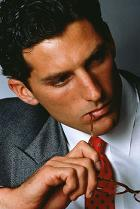
#> input picture assignment-3-pca-lda/men_clothing/n03746330_1092.JPEG, 140 x 209 px; its folder holds 4 pictures in this run
$ jupyter execute --allow-errors 'Assignment 3 - Maching Learning Fashionista.ipynb'
#> lines starting #> are read from the running program, lines starting #| are printed output that depends on the picture
<h1>Assignment 3: Machine Learning Fashionista</h1>
<h2>Dimensionality Reduction: PCA vs LDA</h2>

In this assignment, we compare the results of using PCA, LDA, or neither when training a Logistic Regression classifier on a dataset of pictures of Jerseys, Shirts, Men’s clothing and Women’s clothing downloaded from ImageNet.

<h3>Instructions:</h3>

1) Split your dataset from the PCA pre-class work into 80% training data and 20% testing data.

2) Build a simple linear classifier using the original pixel data. There are several options that you can try:
- linear SVC (http://scikit-learn.org/stable/modules/generated/sklearn.svm.LinearSVC.html#examples-using-sklearn-svm-linearsvc)
- logistic classifier (http://scikit-learn.org/stable/modules/generated/sklearn.linear_model.LogisticRegression.html#examples-using-sklearn-linear-model-logisticregression)

What is your error rate on the training data? What is your error rate on your testing data?

3) Train the same linear model as in question 1, but now on the reduced representation that you created using PCA. What is your error rate on the training data? What is your error rate on your testing data?

4) Train the same linear model as in question 1, but now on the reduced representation that you created using LDA. What is your error rate on the training data? What is your error rate on your testing data?

5) Write three paragraphs, describing and interpreting your results from questions 1, 2, and 3. Make a recommendation on which classifier you would prefer, and why.

<h2>Cleaning and Processing Data</h2>

<h3>Manual Cleaning of the men and women clothing data</h3>

I manually filtered and sorted the men and women clothing data by removing/cropping:
- pictures with more than one person or one clothing item.
- pictures where more than 50% of the shirt is hidden.
- miscategorized pictures.
- pictures of folded clothing items.

[cell 1]
#import libraries
import collections
import numpy as np
import matplotlib.pyplot as plt
from skimage.io import imread_collection
from skimage.transform import resize
import seaborn as sns
sns.set()

#my path
men_dir = 'men_clothing/*.JPEG'
women_dir = 'women_clothing/*.JPEG'

#creating a collection with the available images
men = imread_collection(men_dir)
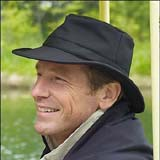
#> input picture assignment-3-pca-lda/men_clothing/n03746330_1414.JPEG, 160 x 160 px
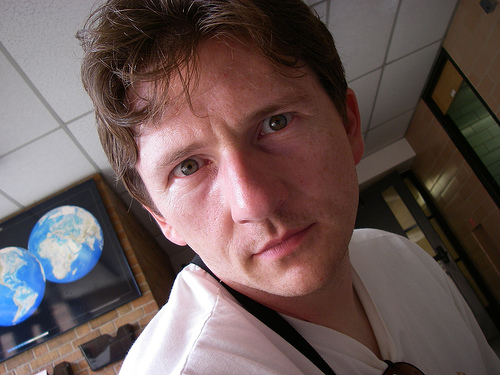
#> input picture assignment-3-pca-lda/men_clothing/n03746330_1625.JPEG, 500 x 375 px
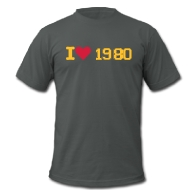
#> input picture assignment-3-pca-lda/men_clothing/n03746330_188.JPEG, 190 x 190 px
#> men = 4 items
women = imread_collection(women_dir)

print(f"Number of men clothing pictures: {len(men)}.")
#| Number of men clothing pictures: 4.
print(f"Number of women clothing pictures: {len(women)}.")

[cell 2]
#import sklearn libraries
from sklearn.model_selection import train_test_split
from sklearn.discriminant_analysis import LinearDiscriminantAnalysis as LDA
from sklearn.decomposition import PCA
from sklearn.linear_model import LogisticRegression,LogisticRegressionCV
from sklearn.metrics import classification_report

<h3>Resizing, Reshaping and Balancing</h3>

I resized all the pictures to have same dimension of height and width of 250, 200. I then flattened the 3 dimensions of height, width, and RGB channels of each image into an array of pixels to input into the logistic regression classifier. Since the size of the women dataset is greater than the men's dataset (944 vs 698), I trained two LogisticRegressionCV models:

1) One on the original unbalanced set, where I set the class_weight parameter to 'balanced' to automatically weigh classes inversely proportional to their frequency.

2) The second on a manually trimmed and balanced women and men dataset (both containing 698 data points).

I then observed which model provided better training and cross-validation results (cross-validation for C-value is inbuilt into the LogisticRegressionCV function) and chose to subsequently train the reduced-dimensionality methods (PCA & LDA) on the training set that provided lower error rates.

[cell 3]
#height and width of resized image
new_height = 250
new_width = 200

#resize images in dataset
men_resized = [resize(men[i],(new_height,new_width), mode='constant') for i in range(len(men))]
#> men_resized = 4 items
women_resized = [resize(women[i],(new_height,new_width), mode='constant') for i in range(len(women))]

#peak at the resized images vs original images
fig, ax = plt.subplots(4, 5, figsize=(20, 16),
                       subplot_kw={'xticks':[], 'yticks':[]},
                       gridspec_kw=dict(hspace=0.1, wspace=0.1))
#> (the rest of this cell did not finish here and is left out)

[cell 4]
#Reshape images to flattened array
men_arr = np.array([i.flatten() for i in men_resized])
#original women array size
og_women_arr = np.array([i.flatten() for i in women_resized])

print('Original length men data:',men_arr.shape)
#| Original length men data: (4, 150000)
print('Original length women data:',og_women_arr.shape)

[cell 5]
#create labels for men and women data. 1 is for men, 0 is for women.
men_label = np.ones(len(men_arr))
#> men_label = [1, 1, 1, 1]
og_women_label = np.zeros(len(og_women_arr))

#join the men and women clothing data together.
#> (the rest of this cell did not finish here and is left out)

[cell 6]
#balanced women array - same dimensions as men array
women_arr = og_women_arr[:len(men)]
#> women_arr = empty array
women_label = np.zeros(len(women_arr))
#> women_label = empty array
print('Balanced shapes for men and women data:',men_arr.shape,women_arr.shape)
#| Balanced shapes for men and women data: (4, 150000) (0,)

#join the men and women clothing data together.
#> (the rest of this cell did not finish here and is left out)
